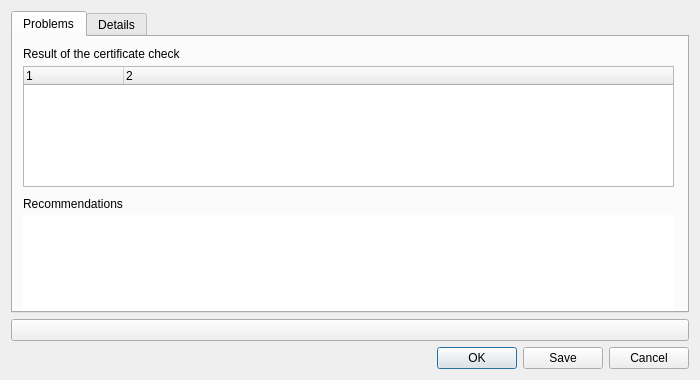
<?xml version="1.0" encoding="UTF-8"?>
<ui version="4.0">
 <class>SSLErrorDialog</class>
 <widget class="QDialog" name="SSLErrorDialog">
  <property name="geometry">
   <rect>
    <x>0</x>
    <y>0</y>
    <width>700</width>
    <height>380</height>
   </rect>
  </property>
  <property name="windowTitle">
   <string>Dialog</string>
  </property>
  <layout class="QGridLayout" name="gridLayout">
   <item row="0" column="0">
    <widget class="QTabWidget" name="tabWidget">
     <property name="currentIndex">
      <number>0</number>
     </property>
     <widget class="QWidget" name="tab">
      <attribute name="title">
       <string>Problems</string>
      </attribute>
      <widget class="QTreeWidget" name="errorTree">
       <property name="geometry">
        <rect>
         <x>10</x>
         <y>29</y>
         <width>651</width>
         <height>121</height>
        </rect>
       </property>
       <property name="sizePolicy">
        <sizepolicy hsizetype="Expanding" vsizetype="Expanding">
         <horstretch>0</horstretch>
         <verstretch>0</verstretch>
        </sizepolicy>
       </property>
       <property name="autoFillBackground">
        <bool>false</bool>
       </property>
       <property name="columnCount">
        <number>2</number>
       </property>
       <column>
        <property name="text">
         <string notr="true">1</string>
        </property>
       </column>
       <column>
        <property name="text">
         <string notr="true">2</string>
        </property>
       </column>
      </widget>
      <widget class="QPlainTextEdit" name="errorDescription">
       <property name="geometry">
        <rect>
         <x>10</x>
         <y>178</y>
         <width>651</width>
         <height>121</height>
        </rect>
       </property>
       <property name="autoFillBackground">
        <bool>false</bool>
       </property>
       <property name="frameShape">
        <enum>QFrame::NoFrame</enum>
       </property>
       <property name="frameShadow">
        <enum>QFrame::Plain</enum>
       </property>
       <property name="lineWidth">
        <number>0</number>
       </property>
       <property name="backgroundVisible">
        <bool>false</bool>
       </property>
      </widget>
      <widget class="QLabel" name="label">
       <property name="geometry">
        <rect>
         <x>10</x>
         <y>10</y>
         <width>572</width>
         <height>13</height>
        </rect>
       </property>
       <property name="text">
        <string>Result of the certificate check</string>
       </property>
      </widget>
      <widget class="QLabel" name="label_2">
       <property name="geometry">
        <rect>
         <x>10</x>
         <y>160</y>
         <width>572</width>
         <height>13</height>
        </rect>
       </property>
       <property name="text">
        <string>Recommendations</string>
       </property>
      </widget>
     </widget>
     <widget class="QWidget" name="tab_2">
      <attribute name="title">
       <string>Details</string>
      </attribute>
      <widget class="QPlainTextEdit" name="certDescription">
       <property name="geometry">
        <rect>
         <x>10</x>
         <y>10</y>
         <width>651</width>
         <height>281</height>
        </rect>
       </property>
       <property name="frameShadow">
        <enum>QFrame::Plain</enum>
       </property>
      </widget>
     </widget>
    </widget>
   </item>
   <item row="2" column="0">
    <widget class="QDialogButtonBox" name="buttonBox">
     <property name="layoutDirection">
      <enum>Qt::LeftToRight</enum>
     </property>
     <property name="orientation">
      <enum>Qt::Horizontal</enum>
     </property>
     <property name="standardButtons">
      <set>QDialogButtonBox::Cancel|QDialogButtonBox::Ok|QDialogButtonBox::Save</set>
     </property>
     <property name="centerButtons">
      <bool>false</bool>
     </property>
    </widget>
   </item>
   <item row="1" column="0">
    <widget class="QPushButton" name="aceptar">
     <property name="text">
      <string/>
     </property>
    </widget>
   </item>
  </layout>
 </widget>
 <resources/>
 <connections>
  <connection>
   <sender>buttonBox</sender>
   <signal>accepted()</signal>
   <receiver>SSLErrorDialog</receiver>
   <slot>accept()</slot>
   <hints>
    <hint type="sourcelabel">
     <x>248</x>
     <y>254</y>
    </hint>
    <hint type="destinationlabel">
     <x>157</x>
     <y>274</y>
    </hint>
   </hints>
  </connection>
  <connection>
   <sender>buttonBox</sender>
   <signal>rejected()</signal>
   <receiver>SSLErrorDialog</receiver>
   <slot>reject()</slot>
   <hints>
    <hint type="sourcelabel">
     <x>316</x>
     <y>260</y>
    </hint>
    <hint type="destinationlabel">
     <x>286</x>
     <y>274</y>
    </hint>
   </hints>
  </connection>
 </connections>
</ui>
